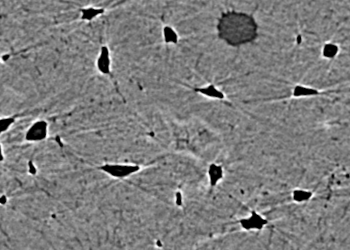
#> input picture Lectures/ext-figures/bonegfiltslice.png, 350 x 250 px
$ python 07-ComplexObjects.py   (older library calls are emulated)
#> lines starting #> are read from the running program, lines starting #| are printed output that depends on the picture; after the words box and inside, x2 and y2 are one past the last pixel; in counts of white or black regions, pixels touching at a corner belong together
#!/usr/bin/env python
# coding: utf-8

# # ETHZ: 227-0966-00L
# # Quantitative Big Imaging
# # April 4, 2019
#
# ## Complex Objects and Distributions

# # Literature / Useful References
#
# ### Books
# - Jean Claude, Morphometry with R
# - [Online](http://link.springer.com/book/10.1007%2F978-0-387-77789-4) through ETHZ
# - [Buy it](http://www.amazon.com/Morphometrics-R-Use-Julien-Claude/dp/038777789X)
# - John C. Russ, “The Image Processing Handbook”,(Boca Raton, CRC Press)
# - Available [online](http://dx.doi.org/10.1201/9780203881095) within domain ethz.ch (or proxy.ethz.ch / public VPN)
# - J. Weickert, Visualization and Processing of Tensor Fields
#  - [Online](http://books.google.ch/books?id=ScLxPORMob4C&lpg=PA220&ots=mYIeQbaVXP&dq=&pg=PA220#v=onepage&q&f=false)

# ### Papers / Sites
# - Voronoi Tesselations
#  - Ghosh, S. (1997). Tessellation-based computational methods for the characterization and analysis of heterogeneous microstructures. Composites Science and Technology, 57(9-10), 1187–1210
#  - [Wolfram Explanation](http://mathworld.wolfram.com/VoronoiDiagram.html)
#
# - Self-Avoiding / Nearest Neighbor
#  - Schwarz, H., & Exner, H. E. (1983). The characterization of the arrangement of feature centroids in planes and volumes. Journal of Microscopy, 129(2), 155–169.
#  - Kubitscheck, U. et al. (1996). Single nuclear pores visualized by confocal microscopy and image processing. Biophysical Journal, 70(5), 2067–77.
#
# - Alignment / Distribution Tensor
#  - Mader, K. et al (2013). A quantitative framework for the 3D characterization of the osteocyte lacunar system. Bone, 57(1), 142–154
#  - Aubouy, M., et al. (2003). A texture tensor to quantify deformations. Granular Matter, 5, 67–70. Retrieved from http://arxiv.org/abs/cond-mat/0301018
# - Two point correlation
#  - Dinis, L., et. al. (2007). Analysis of 3D solids using the natural neighbour radial point interpolation method. Computer Methods in Applied Mechanics and Engineering, 196(13-16)
#

# In[1]:


import seaborn as sns
import matplotlib.pyplot as plt

plt.rcParams["figure.figsize"] = (8, 8)
plt.rcParams["figure.dpi"] = 150
plt.rcParams["font.size"] = 14
plt.rcParams["font.family"] = ["sans-serif"]
plt.rcParams["font.sans-serif"] = ["DejaVu Sans"]
plt.style.use("ggplot")
sns.set_style("whitegrid", {"axes.grid": False})


# # Previously on QBI ...
#
#
# - Image Enhancment
#  - Highlighting the contrast of interest in images
#  - Minimizing Noise
# - Understanding image histograms
# - Automatic Methods
# - Component Labeling
# - Single Shape Analysis
# - Complicated Shapes (Thickness Maps)

# # Outline
#
# - Motivation (Why and How?)
# - Skeletons
#  - Tortuosity
# - Watershed Segmentation
#  - Connected Objects

# ### Local Environment
#  - Neighbors
#  - Voronoi Tesselation
#  - Distribution Tensor
#
#
# ### Global Enviroment
#  - Alignment
#  - Self-Avoidance
#  - Two Point Correlation Function

# # Metrics
#
# We examine a number of different metrics in this lecture and additionally to classifying them as Local and Global we can define them as point and voxel-based operations.
#
# ### Point Operations
# - Nearest Neighbor
# - Delaunay Triangulation
#   - Distribution Tensor
# - Point (Center of Volume)-based Voronoi Tesselation
# - Alignment
#
# ### Voxel Operation
# - Voronoi Tesselation
# - Neighbor Counting
# - 2-point (N-point) correlation function

# # Learning Objectives
#
# ### Motivation (Why and How?)
#
# - How can we extract topology of a structure?
# - How do we identify seperate objects when they are connected?
# - How can we compare shape of complex objects when they grow?

# In[2]:


from skimage.morphology import binary_opening, binary_closing, disk
from scipy.ndimage import distance_transform_edt
import numpy as np
import matplotlib.pyplot as plt
from skimage.io import imread


bw_img = imread("ext-figures/bonegfiltslice.png")[::2, ::2]
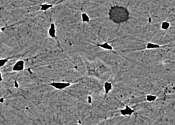
#> bw_img: shape (125, 175); min 0, max 255, mean 124.9
thresh_img = binary_closing(binary_opening(bw_img < 90, disk(1)), disk(2))
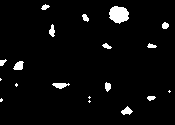
#> thresh_img: shape (125, 175) bool; 3.8% white; 19 white regions (6 under 20 px), largest, box (x1, y1, x2, y2) and area: (109, 6, 129, 24) 266, (13, 61, 24, 70) 70, (52, 83, 70, 89) 69
fg_dmap = distance_transform_edt(thresh_img)
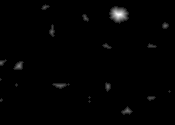
#> fg_dmap: shape (125, 175) float64; min 0, max 8, mean 0.0784; drawn with min black and max white
bg_dmap = distance_transform_edt(1 - thresh_img)
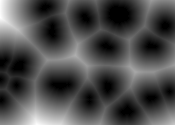
#> bg_dmap: shape (125, 175) float64; min 0, max 41.98, mean 12.9; drawn with min black and max white
fig, (ax1, ax2, ax3, ax4) = plt.subplots(1, 4, figsize=(20, 6), dpi=100)
ax1.imshow(bw_img, cmap="bone")
ax2.imshow(thresh_img, cmap="bone")
ax3.set_title("Segmentation")
ax3.imshow(fg_dmap, cmap="nipy_spectral")
ax3.set_title("Distance Map\nForeground")
ax4.imshow(bg_dmap, cmap="nipy_spectral")
ax4.set_title("Distance Map\nBackground")


# ### Distribution Objectives
# 1. We want to know how many cells are alive
#  - Maybe small cells are dead and larger cells are alive $\rightarrow$ examine the volume distribution
#  - Maybe living cells are round and dead cells are really spiky and pointy $\rightarrow$ examine anisotropy
#
# 1. We want to know where the cells are alive or most densely packed
#  - We can visually inspect the sample (maybe even color by volume)
#  - We can examine the raw positions (x,y,z) but what does that really tell us?
#  - We can make boxes and count the cells inside each one
#  - How do we compare two regions in the same sample or even two samples?

# # So what do we still need
#
#
# 1. A way for counting cells in a region and estimating density without creating arbitrary boxes
# 1. A way for finding out how many cells are _near_ a given cell, it's nearest neighbors
# 1. A way for quantifying how far apart cells are and then comparing different regions within a sample
# 1. A way for quantifying and comparing orientations
#
#
#
# ### What would be really great?
#
# A tool which could be adapted to answering a large variety of problems
# - multiple types of structures
# - multiple phases

# Destructive Measurements
# ===
# With most imaging techniques and sample types, the task of measurement itself impacts the sample.
# - Even techniques like X-ray tomography which _claim_ to be non-destructive still impart significant to lethal doses of X-ray radition for high resolution imaging
# - Electron microscopy, auto-tome-based methods, histology are all markedly more destructive and make longitudinal studies impossible
# - Even when such measurements are possible
#  - Registration can be a difficult task and introduce artifacts
#
#
#
# ### Why is this important?
#
# - techniques which allow us to compare different samples of the same type.
# - are sensitive to common transformations
#  - Sample B after the treatment looks like Sample A stretched to be 2x larger
#  - The volume fraction at the center is higher than the edges but organization remains the same

# # Skeletonization / Networks
#
#
# For some structures like cellular materials and trabecular bone, we want a more detailed analysis than just thickness. We want to know
#
# - which structures are connected
# - how they are connected
# - express the network in a simple manner
#  - quantify tortuosity
#  - branching
#
# We start with a simpler example from the EPFL Dataset: EPFL CVLab's Library of Tree-Reconstruction Examples (http://cvlab.epfl.ch/data/delin)

# In[3]:


import matplotlib.pyplot as plt  # for showing plots
from skimage.io import imread  # for reading images
import numpy as np  # for matrix operations and array support
import pandas as pd  # for reading the swc files (tables of somesort)


def read_swc(in_path):
    swc_df = pd.read_csv(in_path, sep=" ", comment="#", header=None)
    # a pure guess here
    swc_df.columns = ["id", "junk1", "x", "y", "junk2", "width", "next_idx"]
    return swc_df[["x", "y", "width"]]


im_data = imread("ext-figures/ny_7.tif")
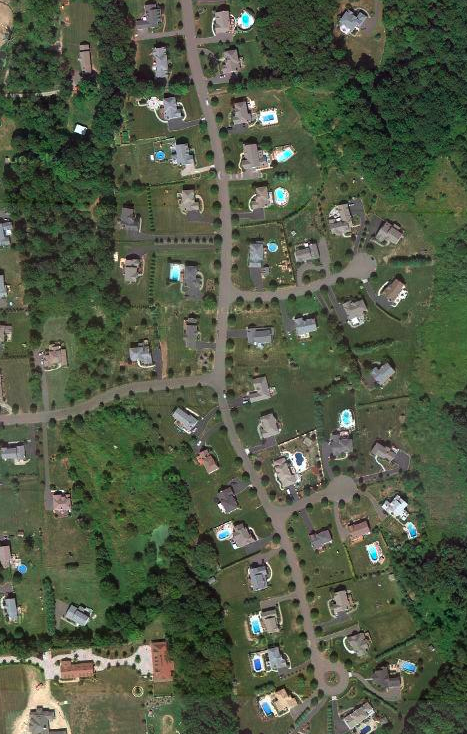
#> input picture Lectures/ext-figures/ny_7.tif, 467 x 734 px
#> im_data is the input picture: shape (734, 467, 3); mean R, G, B 81.3, 90.3, 69.4
mk_data = read_swc("ext-figures/ny_7.swc")
#> (the run stopped early here; a loop or call above may not have finished)
